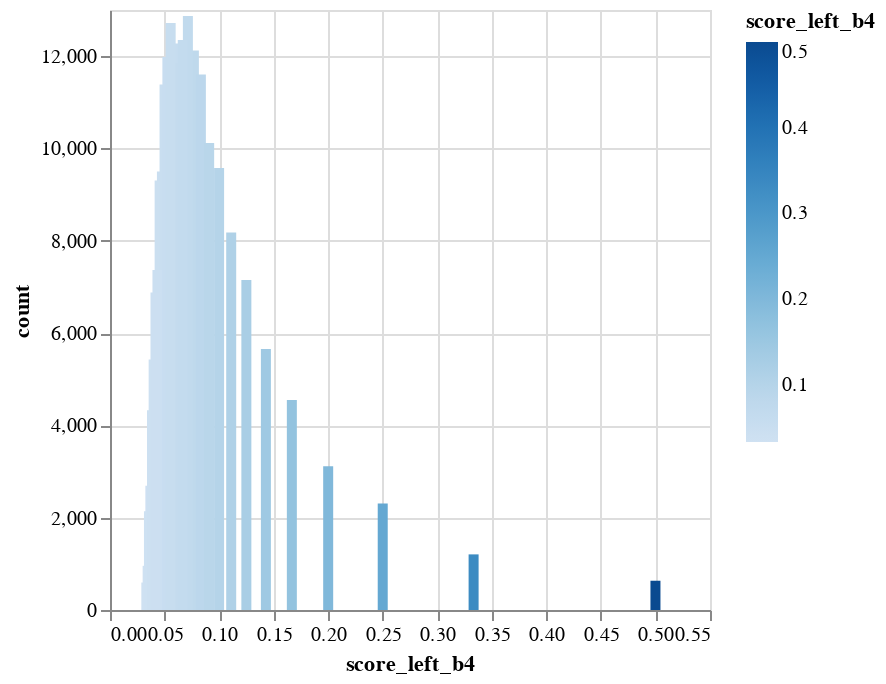
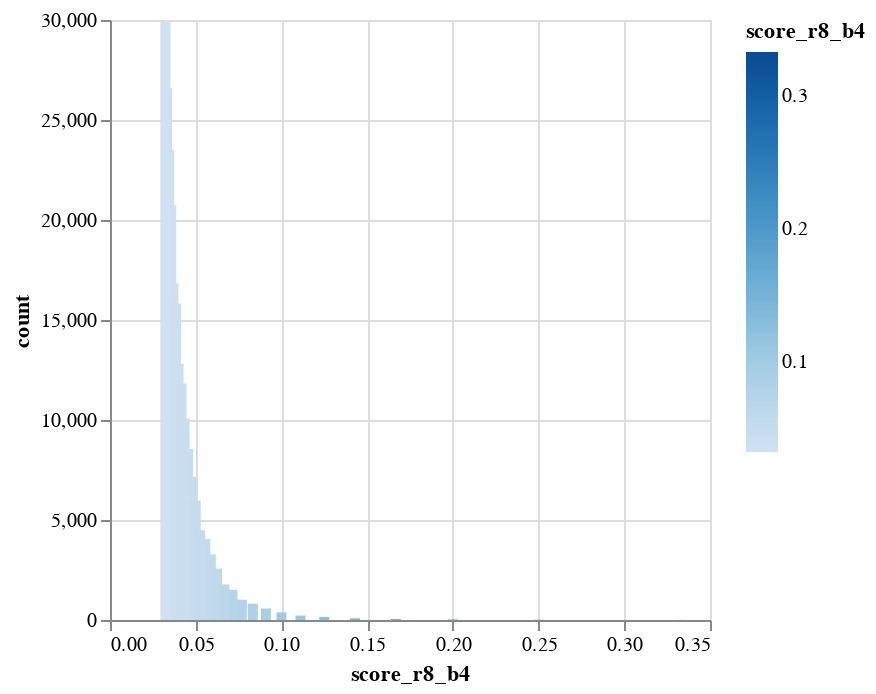

Notebook source saved alongside these figures, in order:
### Code cell
show_b_stats('score_left_b4')
show_b_stats('score_r8_b4')

### Figure 1 — Vega-Lite specification as saved in the notebook (floating-point values rounded to 4 significant figures)
{"config": {"view": {"continuousWidth": 300, "continuousHeight": 300}}, "data": {"name": "data-ea3d3a48c37e80a64095264cd9a3e57a"}, "mark": {"type": "bar", "tooltip": true}, "encoding": {"color": {"field": "score_left_b4", "type": "quantitative"}, "x": {"field": "score_left_b4", "type": "quantitative"}, "y": {"field": "count", "type": "quantitative"}}, "params": [{"name": "param_3", "select": {"type": "interval", "encodings": ["x", "y"]}, "bind": "scales"}], "$schema": "https://vega.github.io/schema/vega-lite/v5.20.1.json", "datasets": {"data-ea3d3a48c37e80a64095264cd9a3e57a": [{"score_left_b4": 0.0769, "count": 12123}, {"score_left_b4": 0.125, "count": 7149}, {"score_left_b4": 0.0333, "count": 595}, {"score_left_b4": 0.0476, "count": 9501}, {"score_left_b4": 0.0588, "count": 12273}, {"score_left_b4": 0.0833, "count": 11600}, {"score_left_b4": 0.1, "count": 9576}, {"score_left_b4": 0.037, "count": 2690}, {"score_left_b4": 0.5, "count": 634}, {"score_left_b4": 0.0714, "count": 12869}, {"score_left_b4": 0.3333, "count": 1205}, {"score_left_b4": 0.0345, "count": 957}, {"score_left_b4": 0.0625, "count": 11855}, {"score_left_b4": 0.04, "count": 5426}, {"score_left_b4": 0.25, "count": 2308}, {"score_left_b4": 0.0455, "count": 9308}, {"score_left_b4": 0.0667, "count": 12350}, {"score_left_b4": 0.0357, "count": 2139}, {"score_left_b4": 0.1111, "count": 8180}, {"score_left_b4": 0.05, "count": 11385}, {"score_left_b4": 0.0435, "count": 7364}, {"score_left_b4": 0.1429, "count": 5654}, {"score_left_b4": 0.2, "count": 3114}, {"score_left_b4": 0.1667, "count": 4551}, {"score_left_b4": 0.0909, "count": 10116}, {"score_left_b4": 0.0385, "count": 4330}, {"score_left_b4": 0.0417, "count": 6877}, {"score_left_b4": 0.0526, "count": 11980}, {"score_left_b4": 0.0556, "count": 12716}]}}

### Figure 2 — Vega-Lite specification as saved in the notebook (floating-point values rounded to 4 significant figures)
{"config": {"view": {"continuousWidth": 300, "continuousHeight": 300}}, "data": {"name": "data-88f6ad69a77c22f1788d049bae69bf77"}, "mark": {"type": "bar", "tooltip": true}, "encoding": {"color": {"field": "score_r8_b4", "type": "quantitative"}, "x": {"field": "score_r8_b4", "type": "quantitative"}, "y": {"field": "count", "type": "quantitative"}}, "params": [{"name": "param_4", "select": {"type": "interval", "encodings": ["x", "y"]}, "bind": "scales"}], "$schema": "https://vega.github.io/schema/vega-lite/v5.20.1.json", "datasets": {"data-88f6ad69a77c22f1788d049bae69bf77": [{"score_r8_b4": 0.0476, "count": 7164}, {"score_r8_b4": 0.0769, "count": 1015}, {"score_r8_b4": 0.0333, "count": 26614}, {"score_r8_b4": 0.125, "count": 156}, {"score_r8_b4": 0.0588, "count": 3285}, {"score_r8_b4": 0.037, "count": 16823}, {"score_r8_b4": 0.0833, "count": 816}, {"score_r8_b4": 0.0714, "count": 1511}, {"score_r8_b4": 0.1, "count": 384}, {"score_r8_b4": 0.0345, "count": 23511}, {"score_r8_b4": 0.3333, "count": 2}, {"score_r8_b4": 0.04, "count": 12814}, {"score_r8_b4": 0.0625, "count": 2569}, {"score_r8_b4": 0.1111, "count": 221}, {"score_r8_b4": 0.0667, "count": 1779}, {"score_r8_b4": 0.25, "count": 8}, {"score_r8_b4": 0.0455, "count": 8551}, {"score_r8_b4": 0.0357, "count": 20729}, {"score_r8_b4": 0.05, "count": 5976}, {"score_r8_b4": 0.1429, "count": 82}, {"score_r8_b4": 0.2, "count": 22}, {"score_r8_b4": 0.0435, "count": 10069}, {"score_r8_b4": 0.0323, "count": 29905}, {"score_r8_b4": 0.1667, "count": 46}, {"score_r8_b4": 0.0909, "count": 576}, {"score_r8_b4": 0.0385, "count": 15822}, {"score_r8_b4": 0.0556, "count": 4057}, {"score_r8_b4": 0.0417, "count": 11827}, {"score_r8_b4": 0.0526, "count": 4491}]}}
